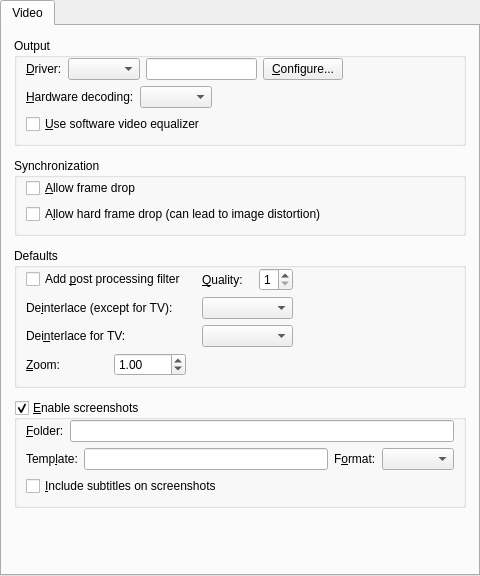
<?xml version="1.0" encoding="UTF-8"?>
<ui version="4.0">
 <class>Gui::Pref::TVideo</class>
 <widget class="QWidget" name="Gui::Pref::TVideo">
  <property name="geometry">
   <rect>
    <x>0</x>
    <y>0</y>
    <width>480</width>
    <height>576</height>
   </rect>
  </property>
  <layout class="QVBoxLayout">
   <property name="spacing">
    <number>0</number>
   </property>
   <property name="margin">
    <number>0</number>
   </property>
   <item>
    <widget class="QTabWidget" name="video_tab_widget">
     <property name="currentIndex">
      <number>0</number>
     </property>
     <widget class="QWidget" name="video_tab">
      <attribute name="title">
       <string>Video</string>
      </attribute>
      <layout class="QVBoxLayout">
       <property name="spacing">
        <number>12</number>
       </property>
       <property name="margin">
        <number>12</number>
       </property>
       <item>
        <widget class="QGroupBox" name="output_group">
         <property name="minimumSize">
          <size>
           <width>0</width>
           <height>0</height>
          </size>
         </property>
         <property name="title">
          <string>Output</string>
         </property>
         <property name="flat">
          <bool>true</bool>
         </property>
         <layout class="QVBoxLayout" name="output_verticalLayout">
          <property name="topMargin">
           <number>0</number>
          </property>
          <item>
           <layout class="QHBoxLayout" name="vo_layout">
            <item>
             <widget class="QLabel" name="vo_label">
              <property name="text">
               <string>&amp;Driver:</string>
              </property>
              <property name="wordWrap">
               <bool>false</bool>
              </property>
              <property name="buddy">
               <cstring>vo_combo</cstring>
              </property>
             </widget>
            </item>
            <item>
             <widget class="QComboBox" name="vo_combo">
              <property name="sizePolicy">
               <sizepolicy hsizetype="Preferred" vsizetype="Fixed">
                <horstretch>0</horstretch>
                <verstretch>0</verstretch>
               </sizepolicy>
              </property>
              <property name="editable">
               <bool>false</bool>
              </property>
             </widget>
            </item>
            <item>
             <widget class="QLineEdit" name="vo_user_defined_edit"/>
            </item>
            <item>
             <widget class="QPushButton" name="vdpau_button">
              <property name="text">
               <string>&amp;Configure...</string>
              </property>
             </widget>
            </item>
            <item>
             <spacer>
              <property name="orientation">
               <enum>Qt::Horizontal</enum>
              </property>
              <property name="sizeHint" stdset="0">
               <size>
                <width>81</width>
                <height>20</height>
               </size>
              </property>
             </spacer>
            </item>
           </layout>
          </item>
          <item>
           <layout class="QHBoxLayout" name="hwdec_layout">
            <item>
             <widget class="QLabel" name="hwdec_label">
              <property name="text">
               <string>&amp;Hardware decoding:</string>
              </property>
              <property name="buddy">
               <cstring>hwdec_combo</cstring>
              </property>
             </widget>
            </item>
            <item>
             <widget class="QComboBox" name="hwdec_combo"/>
            </item>
            <item>
             <spacer name="horizontalSpacer_2">
              <property name="orientation">
               <enum>Qt::Horizontal</enum>
              </property>
              <property name="sizeHint" stdset="0">
               <size>
                <width>40</width>
                <height>20</height>
               </size>
              </property>
             </spacer>
            </item>
           </layout>
          </item>
          <item>
           <widget class="QCheckBox" name="software_video_equalizer_check">
            <property name="text">
             <string>&amp;Use software video equalizer</string>
            </property>
           </widget>
          </item>
         </layout>
        </widget>
       </item>
       <item>
        <widget class="QGroupBox" name="synchronization_group">
         <property name="minimumSize">
          <size>
           <width>0</width>
           <height>0</height>
          </size>
         </property>
         <property name="title">
          <string>Synchronization</string>
         </property>
         <property name="flat">
          <bool>true</bool>
         </property>
         <layout class="QVBoxLayout" name="synchronization_verticalLayout">
          <property name="topMargin">
           <number>0</number>
          </property>
          <item>
           <widget class="QCheckBox" name="framedrop_check">
            <property name="text">
             <string>&amp;Allow frame drop</string>
            </property>
           </widget>
          </item>
          <item>
           <widget class="QCheckBox" name="hardframedrop_check">
            <property name="text">
             <string>A&amp;llow hard frame drop (can lead to image distortion)</string>
            </property>
           </widget>
          </item>
         </layout>
        </widget>
       </item>
       <item>
        <widget class="QGroupBox" name="defaults_group">
         <property name="minimumSize">
          <size>
           <width>0</width>
           <height>32</height>
          </size>
         </property>
         <property name="title">
          <string>Defaults</string>
         </property>
         <property name="flat">
          <bool>true</bool>
         </property>
         <layout class="QGridLayout" name="gridLayout">
          <property name="topMargin">
           <number>0</number>
          </property>
          <property name="horizontalSpacing">
           <number>16</number>
          </property>
          <item row="0" column="0" colspan="2">
           <widget class="QCheckBox" name="postprocessing_check">
            <property name="text">
             <string>Add &amp;post processing filter</string>
            </property>
           </widget>
          </item>
          <item row="2" column="2" colspan="2">
           <widget class="QComboBox" name="deinterlace_tv_combo">
            <property name="sizePolicy">
             <sizepolicy hsizetype="Expanding" vsizetype="Fixed">
              <horstretch>0</horstretch>
              <verstretch>0</verstretch>
             </sizepolicy>
            </property>
           </widget>
          </item>
          <item row="0" column="3">
           <widget class="QSpinBox" name="postprocessing_quality_spin">
            <property name="minimum">
             <number>1</number>
            </property>
            <property name="maximum">
             <number>6</number>
            </property>
           </widget>
          </item>
          <item row="1" column="0" colspan="2">
           <widget class="QLabel" name="deinterlace_label">
            <property name="text">
             <string>De&amp;interlace (except for TV):</string>
            </property>
            <property name="buddy">
             <cstring>deinterlace_combo</cstring>
            </property>
           </widget>
          </item>
          <item row="3" column="1">
           <widget class="QDoubleSpinBox" name="zoom_spin">
            <property name="minimum">
             <double>0.500000000000000</double>
            </property>
            <property name="maximum">
             <double>10.000000000000000</double>
            </property>
            <property name="singleStep">
             <double>0.100000000000000</double>
            </property>
            <property name="value">
             <double>1.000000000000000</double>
            </property>
           </widget>
          </item>
          <item row="1" column="2" colspan="2">
           <widget class="QComboBox" name="deinterlace_combo">
            <property name="sizePolicy">
             <sizepolicy hsizetype="Expanding" vsizetype="Fixed">
              <horstretch>0</horstretch>
              <verstretch>0</verstretch>
             </sizepolicy>
            </property>
           </widget>
          </item>
          <item row="3" column="0">
           <widget class="QLabel" name="zoom_label">
            <property name="text">
             <string>&amp;Zoom:</string>
            </property>
            <property name="buddy">
             <cstring>zoom_spin</cstring>
            </property>
           </widget>
          </item>
          <item row="0" column="2">
           <widget class="QLabel" name="postprocessing_quality_label">
            <property name="text">
             <string>&amp;Quality:</string>
            </property>
            <property name="wordWrap">
             <bool>false</bool>
            </property>
            <property name="buddy">
             <cstring>postprocessing_quality_spin</cstring>
            </property>
           </widget>
          </item>
          <item row="2" column="0" colspan="2">
           <widget class="QLabel" name="deinterlace_tv_label">
            <property name="text">
             <string>Dei&amp;nterlace for TV:</string>
            </property>
            <property name="buddy">
             <cstring>deinterlace_combo</cstring>
            </property>
           </widget>
          </item>
          <item row="0" column="4">
           <spacer name="horizontalSpacer_5">
            <property name="orientation">
             <enum>Qt::Horizontal</enum>
            </property>
            <property name="sizeHint" stdset="0">
             <size>
              <width>40</width>
              <height>20</height>
             </size>
            </property>
           </spacer>
          </item>
         </layout>
        </widget>
       </item>
       <item>
        <widget class="QGroupBox" name="screenshots_group">
         <property name="title">
          <string>&amp;Enable screenshots</string>
         </property>
         <property name="flat">
          <bool>true</bool>
         </property>
         <property name="checkable">
          <bool>true</bool>
         </property>
         <layout class="QVBoxLayout" name="screenshots_verticalLayout">
          <property name="topMargin">
           <number>0</number>
          </property>
          <item>
           <layout class="QHBoxLayout" name="horizontalLayout_4">
            <item>
             <widget class="QLabel" name="screenshots_dir_label">
              <property name="text">
               <string>&amp;Folder:</string>
              </property>
              <property name="wordWrap">
               <bool>false</bool>
              </property>
              <property name="buddy">
               <cstring>screenshot_edit</cstring>
              </property>
             </widget>
            </item>
            <item>
             <widget class="FileChooser" name="screenshot_edit"/>
            </item>
           </layout>
          </item>
          <item>
           <layout class="QHBoxLayout" name="horizontalLayout_3">
            <item>
             <widget class="QLabel" name="screenshot_template_label">
              <property name="text">
               <string>Temp&amp;late:</string>
              </property>
              <property name="buddy">
               <cstring>screenshot_template_edit</cstring>
              </property>
             </widget>
            </item>
            <item>
             <widget class="QLineEdit" name="screenshot_template_edit"/>
            </item>
            <item>
             <widget class="QLabel" name="screenshot_format_label">
              <property name="text">
               <string>F&amp;ormat:</string>
              </property>
              <property name="buddy">
               <cstring>screenshot_format_combo</cstring>
              </property>
             </widget>
            </item>
            <item>
             <widget class="QComboBox" name="screenshot_format_combo"/>
            </item>
           </layout>
          </item>
          <item>
           <widget class="QCheckBox" name="subtitles_on_screeshots_check">
            <property name="text">
             <string>&amp;Include subtitles on screenshots</string>
            </property>
           </widget>
          </item>
         </layout>
        </widget>
       </item>
       <item>
        <spacer name="verticalSpacer">
         <property name="orientation">
          <enum>Qt::Vertical</enum>
         </property>
         <property name="sizeHint" stdset="0">
          <size>
           <width>20</width>
           <height>40</height>
          </size>
         </property>
        </spacer>
       </item>
      </layout>
     </widget>
    </widget>
   </item>
  </layout>
 </widget>
 <customwidgets>
  <customwidget>
   <class>FileChooser</class>
   <extends>QLineEdit</extends>
   <header>filechooser.h</header>
  </customwidget>
 </customwidgets>
 <tabstops>
  <tabstop>video_tab_widget</tabstop>
  <tabstop>vo_combo</tabstop>
  <tabstop>vo_user_defined_edit</tabstop>
  <tabstop>vdpau_button</tabstop>
  <tabstop>hwdec_combo</tabstop>
  <tabstop>software_video_equalizer_check</tabstop>
  <tabstop>framedrop_check</tabstop>
  <tabstop>hardframedrop_check</tabstop>
  <tabstop>postprocessing_check</tabstop>
  <tabstop>postprocessing_quality_spin</tabstop>
  <tabstop>deinterlace_combo</tabstop>
  <tabstop>deinterlace_tv_combo</tabstop>
  <tabstop>zoom_spin</tabstop>
  <tabstop>screenshots_group</tabstop>
  <tabstop>screenshot_edit</tabstop>
  <tabstop>screenshot_template_edit</tabstop>
  <tabstop>screenshot_format_combo</tabstop>
  <tabstop>subtitles_on_screeshots_check</tabstop>
 </tabstops>
 <resources/>
 <connections/>
</ui>
